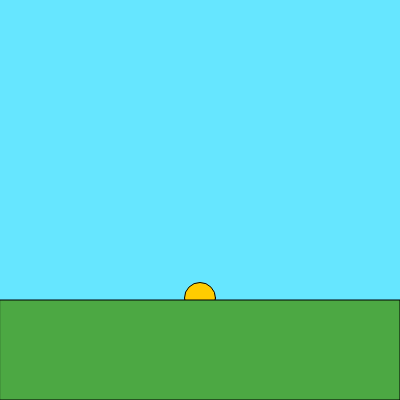
Frame 1 (no input)
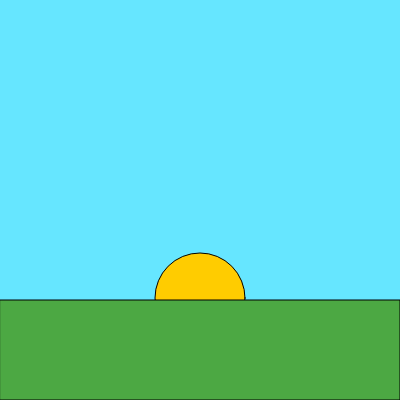
Frame 60 (no input)
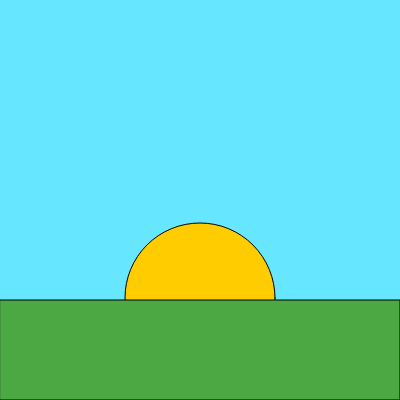
Frame 120 (the mouse pressed at the canvas centre since frame 60)

The p5.js sketch that drew these frames (run headless with seeded random() and noise() and a simulated clock; from frame 60 on, the mouse is pressed at the canvas centre):

// p5.js sketch
// ── sketch.js
// This variable controls how big the sun is
let sunSize = 30;

function setup() {
  createCanvas(400, 400); // Sets up the canvas once
}

function draw() {
  // I reset the background every frame so the sun doesn't leave a trail
  background(102, 230, 255); // Light blue sky

  // I'm increasing the sun's size by 1 pixel each time draw() runs
  sunSize = sunSize + 1;

  // Now I draw the sun using the updated size
  fill(255, 204, 0); // Yellow sun color
  ellipse(200, 298, sunSize, sunSize); // Centered low on the canvas

  // Drawing the land along the bottom
  fill(76, 168, 67); // A soft green for the ground
  rect(0, 300, 400, 100); // Full-width green rectangle for land
}
